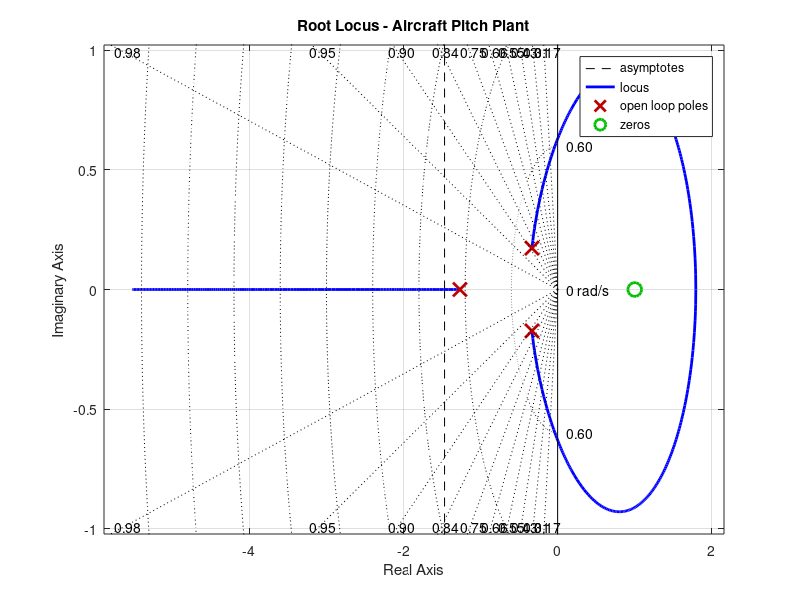

The MATLAB script that drew this image: (Note: this script raises an error after producing the figure.)
clc , clear all ; 
%% System Parameters
K  = 1.282;
tau = -1.0;
a2 = 1.935;
a1 = 0.987;
a0 = 0.179;
%% Transfer Function 
num = [K*tau K];
den = [1 a2 a1 a0];
G = tf(num,den);

%% Root Locus 
figure(1)
rlocus(G)
sgrid
title("Root Locus - Aircraft Pitch Plant")
grid on 

% =========================================================================
% HIGH-CONTRAST SGRID & THICK BRANCH ENHANCEMENT
% =========================================================================
% 1. Separate Grid lines from Root Locus Branches
allLines = findall(gcf, 'Type', 'line');
for k_values = 1:length(allLines)
    if strcmp(allLines(k_values).LineStyle, '-') 
        % THICKEN ROOT LOCUS BRANCHES
        set(allLines(k_values), 'LineWidth', 2.5); 
    else
        % DARKEN & SLIM DOWN S-PLANE GRID LINES
        set(allLines(k_values), 'Color', [0.35 0.35 0.35], 'LineWidth', 0.9);
    end

    % Enlarge pole 'x' and zero 'o' markers if attached to the line
    if ~strcmp(allLines(k_values).Marker, 'none')
        set(allLines(k_values), 'MarkerSize', 8, 'LineWidth', 2.0);
    end
end

% 2. Clean, readable damping and frequency text
allText = findall(gcf, 'Type', 'text');
for k_values = 1:length(allText)
    set(allText(k_values), 'Color', [0.15 0.15 0.15], 'FontWeight', 'bold', 'FontSize', 9);
end

% 3. Crisp axis frame
ax = findall(gcf, 'Type', 'axes');
if ~isempty(ax)
    set(ax, 'LineWidth', 1.2, 'XColor', [0 0 0], 'YColor', [0 0 0]);
end
% =========================================================================
